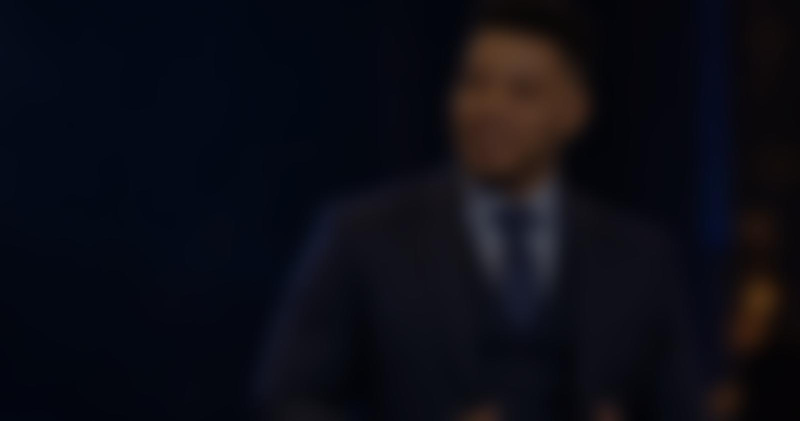
#> input picture conferencias/img/fundo-secao.jpg, 1600 x 842 px, given in place of 1.jpg, which was not available (shown at 1/2 size)
$ python posters.py ../conferencias/img/fundo-secao.jpg
#> lines starting #> are read from the running program, lines starting #| are printed output that depends on the picture
#!/usr/bin/env python3
"""Gera posteres 2:3 (estilo Netflix) a partir das fotos do Dr. Quesada.

fy/fx = centro do recorte, de 0 a 1.
zoom  = 1.0 usa o maior recorte 2:3 possivel; abaixo disso fecha o enquadramento.
        Fechar varia o plano entre os cards, para a fileira nao parecer
        o mesmo card repetido seis vezes.
"""
import sys, os
from PIL import Image

ORIG = "/private/tmp/claude-501/-Users-drquesada/1aea2121-26b4-45a4-9936-e8a2d1834c55/images"
SAIDA = sys.argv[1]
LARG, ALT = 800, 1200
RAZAO = LARG / ALT

#  arquivo,  nome,            fy,    fx,   zoom
PLANO = [
    ("1.jpg",  "autoridade",   0.46, 0.50, 1.00),  # billboard: plano inteiro
    ("2.jpg",  "autoridade90", 0.46, 0.52, 0.94),
    ("10.jpg", "diabetes-es",  0.52, 0.54, 0.74),  # fecha no livro branco
    ("6.jpg",  "fin-diabetes", 0.47, 0.46, 0.92),  # plano aberto
    ("7.jpg",  "diabetes-en",  0.55, 0.50, 0.80),  # fecha nos livros
    ("8.jpg",  "diabetes-pt",  0.44, 0.52, 0.96),  # plano aberto, bracos cruzados
    ("5.jpg",  "detox",        0.40, 0.38, 0.86),  # puxa para a estante da esquerda
    ("9.jpg",  "consulta",     0.42, 0.50, 0.98),
    ("3.jpg",  "mentoria",     0.44, 0.50, 0.90),
    ("4.jpg",  "conferencia",  0.42, 0.52, 0.94),
]

os.makedirs(SAIDA, exist_ok=True)

for arquivo, nome, fy, fx, zoom in PLANO:
    im = Image.open(os.path.join(ORIG, arquivo)).convert("RGB")
#> im is the input picture: PIL image 1600x842 RGB; mean R, G, B 11.8, 12.4, 21
    w, h = im.size
#> w = 1600; h = 842

    if w / h > RAZAO:
        ch, cw = h, int(h * RAZAO)
#> ch = 842; cw = 561
    else:
        cw, ch = w, int(w / RAZAO)

    cw, ch = int(cw * zoom), int(ch * zoom)

    cx = max(0, min(int(w * fx) - cw // 2, w - cw))
#> cx = 520
    cy = max(0, min(int(h * fy) - ch // 2, h - ch))
#> cy = 0

    corte = im.crop((cx, cy, cx + cw, cy + ch)).resize((LARG, ALT), Image.LANCZOS)
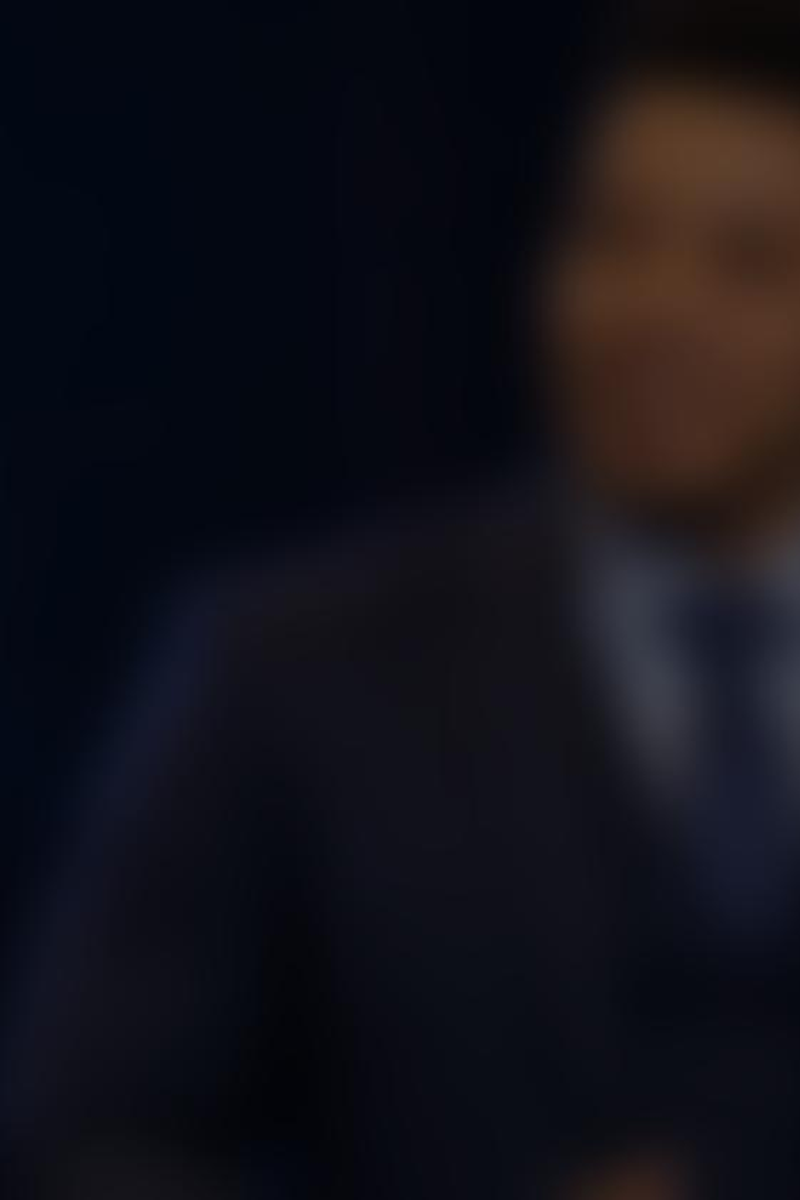
#> corte: PIL image 800x1200 RGB; mean R, G, B 17.7, 16.7, 24.4
    destino = os.path.join(SAIDA, nome + ".jpg")
    corte.save(destino, "JPEG", quality=86, optimize=True, progressive=True)
    print(f"{nome:14s} <- {arquivo:7s} {cw}x{ch} em ({cx},{cy})  {os.path.getsize(destino)//1024} KB")
#| autoridade     <- 1.jpg   561x842 em (520,0)  20 KB
#> pass 2 of the loop `for arquivo, nome, fy, fx, zoom in PLANO:`:
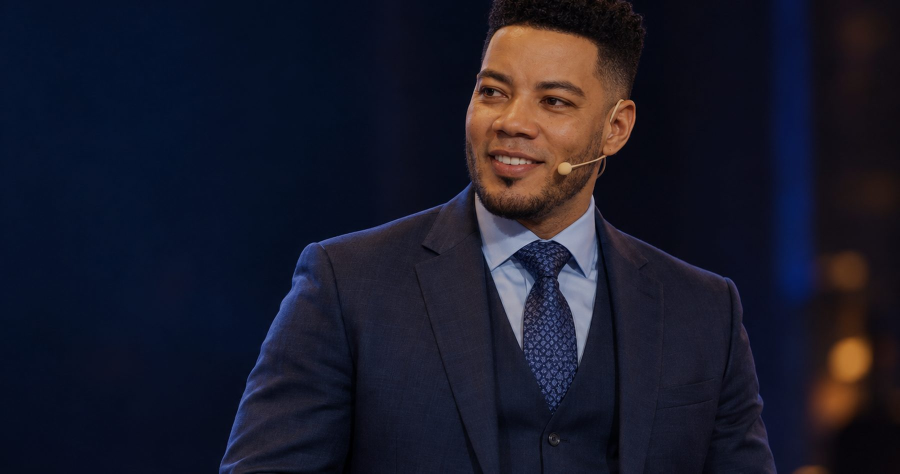
#> input picture conferencias/img/hero.jpg, 1800 x 947 px, given in place of 2.jpg, which was not available (shown at 1/2 size)
#> im is the input picture: PIL image 1800x947 RGB; mean R, G, B 25.5, 26, 41.3
#> `corte = im.crop((cx, cy, cx + cw, cy + ch)).resize((LARG, ALT), Image...`:
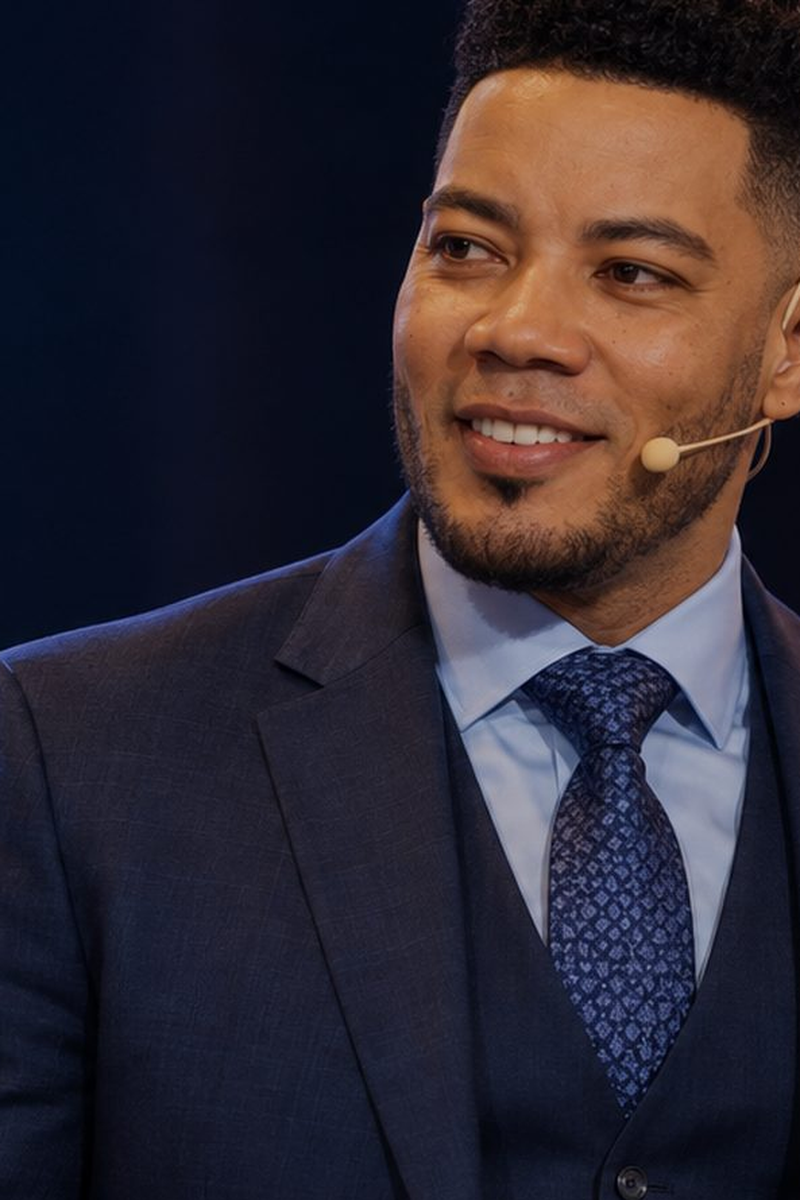
#> corte: PIL image 800x1200 RGB; mean R, G, B 48.5, 41.5, 50.6
#| autoridade90   <- 2.jpg   593x890 em (640,0)  100 KB
#> (the run stopped early here; a loop or call above may not have finished)
